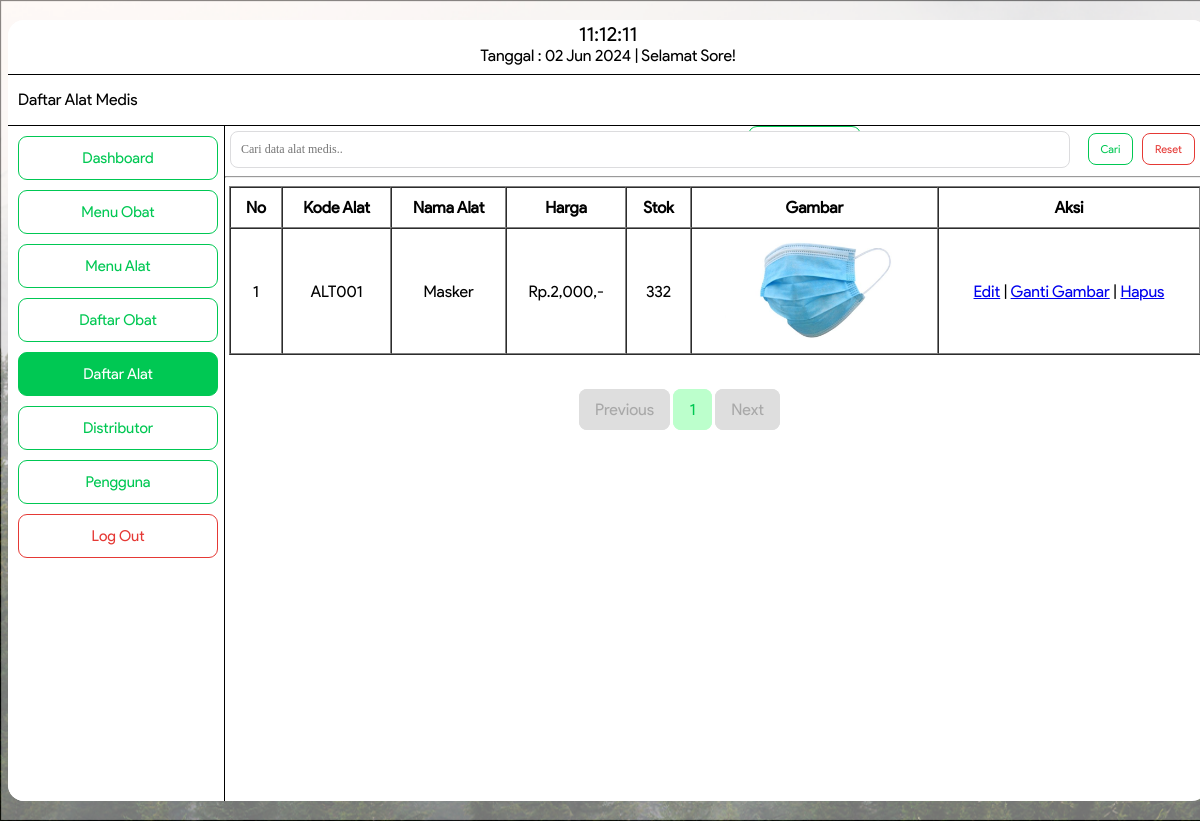
The app's page /daftaralatadmin.php (signed in) with its own data.
### tables this page shows
CREATE TABLE `tb_medis` (
  `id` int(200) NOT NULL,
  `kode_mds` varchar(200) NOT NULL,
  `nama_mds` varchar(200) NOT NULL,
  `stok` int(200) NOT NULL,
  `harga` int(200) NOT NULL,
  `file` varchar(200) NOT NULL
);

### daftaralatadmin.php (the view, shortened to what this page needs)
<!DOCTYPE html>
<html>
<head>
  <link rel="stylesheet" type="text/css" href="asset/daftaralatadmin.css">
</head>
<body style="background-image: url(BG.png);">
  <div class="bingkai">
    <div class="header">
      <label>
        <div id="clock" style="font-size: 20px"></div>
        <?php
          $tanggal= mktime(date("m"),date("d"),date("Y"));
          echo "Tanggal : ".date("d M Y", $tanggal)." ";
          $a = date ("H");
          if (($a>=6) && ($a<=11)){
          echo "| Selamat Pagi!";
          }
          else if(($a>11) && ($a<=15))
          {
          echo "| Selamat Siang!";}
          else if (($a>15) && ($a<=18)){
          echo "| Selamat Sore!";}
          else { echo "| Selamat Malam!";}
        ?>
      </label>
    </div>
    <div class="menu">
        <form method="post" action="alat/tambah.php">
          <label>Daftar Alat Medis</label>
          <button type="submit">Tambah Daftar Alat</button>
        </form>
    </div>
    <div class="badan">
      <div class="sidebar">
        <form method="" action="dashboardadmin.php">
          <button class="dashboard" type="submit">Dashboard</button>
        </form>
        <div class="dropdown">
            <button class="dropbtn">Menu Obat</button>
        </div>
        <div class="dropdown">
            <button class="dropbtn">Menu Alat</button>
        </div>
        <form class="daftarobat" method="" action="daftarobatadmin.php">
          <button type="submit">Daftar Obat</button>
        </form>
        <form class="daftaralatadmin" method="" action="daftaralatadmin.php">
          <button type="submit">Daftar Alat</button>
        </form>
        <form class="distributor" method="" action="distributoradmin.php">
          <button type="submit">Distributor</button>
        </form>
        <form class="pengguna" method="" action="daftarpenggunaadmin.php">
          <button type="submit">Pengguna</button>
        </form>
        <form class="logout" method="post" action="logout.php">
          <button onclick="return confirm('Anda Yakin Ingin Log Out?')" type="submit">Log Out</button>
        </form>
      </div>
      <form>
            <div class="search">
              <input type="text" id="KataKunci" name="KataKunci" placeholder="Cari data alat medis.." required="" value="<?php if (isset($_GET['KataKunci']))  echo $_GET['KataKunci']; ?>">
              <button class="cari" type="submit">Cari</button>
              <button class="resetbtn" onclick="location.href='daftaralatadmin.php'" type="button">Reset</button>
            </div>
          </form>
                 <hr>
      <div class="content">
        <table border="1" width="100%" align="center" cellspacing="0" cellpadding="10">
          <tr>
            <th>No</th>
            <th>Kode Alat</th>
            <th>Nama Alat</th>
            <th>Harga</th>
            <th>Stok</th>
            <th>Gambar</th>
            <th>Aksi</th>
          </tr>
             <?php
      include "koneksi.php";
      $page = (isset($_GET['page']))? (int) $_GET['page'] : 1;
      $kolomCari=(isset($_GET['Kolom']))? $_GET['Kolom'] : "";
      $kolomKataKunci=(isset($_GET['KataKunci']))? $_GET['KataKunci'] : "";
      $limit = 5;
      $limitStart = ($page - 1) * $limit;
      if($kolomCari=="" && $kolomKataKunci==""){
        $SqlQuery = mysqli_query($koneksi, "SELECT * FROM tb_medis LIMIT ".$limitStart.",".$limit);
      }else{
        $SqlQuery = mysqli_query($koneksi, "SELECT * FROM tb_medis WHERE nama_mds LIKE '%$kolomKataKunci%' LIMIT ".$limitStart.",".$limit);
      }
      $no = $limitStart + 1;
      while($row = mysqli_fetch_array($SqlQuery)){
      ?>
            <tr align="center">
              <td>
                <?php echo $no++?>
              </td>
                <td>
                    <?php echo $row['kode_mds'];?>
                </td>
                <td>
                    <?php echo $row['nama_mds'];?>
                </td>
                <td>
                   <?php echo "Rp." .number_format($row['harga']).",-";?>
                </td>
                <td>
                    <?php echo $row['stok'];?>
                </td>
                 <td><img src="alat/gambar/<?php echo $row['file'];?>" widht="100px" height="100px" ></td>
                <td>
                  <a href="alat/edit.php?id=<?php echo $row['id'];?>">Edit</a>
                  |
                  <a href="alat/editgmbr.php?id=<?php echo $row['id'];?>">Ganti Gambar</a>
                  |
                  <a onclick="return confirm('Anda yakin ingin menghapus?')" href="alat/hapus.php?id=<?php echo $row['id'];?>">Hapus</a>
                </td>
            </tr>
                <?php
                 }
                ?>
        </table>
        <div class="paging">
        <?php
          if($page == 1){
        ?>
          <a class="disabled" href="#">Previous</a>
        <?php
          }
        ?>
      <?php
        if($kolomCari=="" && $kolomKataKunci==""){
          $SqlQuery = mysqli_query($koneksi, "SELECT * FROM tb_medis");
        }else{
          $SqlQuery = mysqli_query($koneksi, "SELECT * FROM tb_medis WHERE nama_mds LIKE '%$kolomKataKunci%'");
        }
        $JumlahData = mysqli_num_rows($SqlQuery);
        $jumlahPage = ceil($JumlahData / $limit);
        $jumlahNumber = 1;
        $startNumber = ($page > $jumlahNumber)? $page - $jumlahNumber : 1;
        $endNumber = ($page < ($jumlahPage - $jumlahNumber))? $page + $jumlahNumber : $jumlahPage;
        for($i = $startNumber; $i <= $endNumber; $i++){
          if($kolomCari=="" && $kolomKataKunci==""){
      ?>
          <a class="number" href="daftaralatadmin.php?page=<?php echo $i; ?>"><?php echo $i; ?></a>
      <?php
        }else{
          ?>
          <a class="number" href="daftaralatadmin.php?Kolom=<?php echo $kolomCari;?>&KataKunci=<?php echo $kolomKataKunci;?>&page=<?php echo $i; ?>"><?php echo $i; ?></a>
          <?php
        }
      }
      ?>
      <?php
       if($page == $jumlahPage){
      ?>
        <a class="disabled" href="#">Next</a>
      <?php
      }
      ?>
  </div>
    </div>
              </div>
            </div>
</body>
</html>

### asset/daftaralatadmin.css (style rules this page uses)
div { font-family: ProductSans; }
body { background-image: url(BG.png); background-size: cover; font-family: ProductSans; }
button { font-family: ProductSans; }
.bingkai { background: white; width: 1200px; margin: 20px auto; border-radius: 16px; }
.bingkai .header { background: white; height: 50px; padding: 2px; border-radius: 16px 16px 0px 0px; border-bottom: solid 1px; text-align: center; }
.bingkai .header label { position: relative; text-align: center; }
.bingkai .menu { background: white; height:50px; border-bottom: solid 1px; }
.bingkai .menu button { background-color: white; color: #00C853; font-size: 11px; padding: 10px; margin-left: 740px; margin-top: 7px; border-radius: 9px; border: solid 1px #00C853; }
.bingkai .menu label { float: left; padding: 10px; margin-right: 225px; margin-top: 5px; }
.badan { height: 500px; }
.bingkai .badan .sidebar { background: #FFF; float: left; width: 18%; height: 675px; border-radius: 0px 0px 0px 16px; border-right: solid 1px; }
.bingkai .badan .sidebar button { background-color: white; color: #00C853; font-size: 15px; padding: 12px; width: 200px; margin-top: 10px; margin-left: 10px; cursor: pointer; border: solid 1px #00C853; border-radius: 9px; }
.dropbtn { background-color: #4CAF50; color: white; padding: 16px; font-size: 16px; border: none; cursor: pointer; }
.dropdown { position: relative; display: inline-block; }
.bingkai .badan .sidebar .daftaralatadmin button { background-color: #00C853; color: white; font-size: 15px; padding: 12px; width: 200px; margin-top: 10px; margin-left: 10px; cursor: pointer; border: solid 1px #00C853; border-radius: 9px; }
.bingkai .badan .sidebar .logout button { background-color: white; color: #E53935; font-size: 15px; padding: 12px; width: 200px; margin-top: 10px; margin-left: 10px; cursor: pointer; border: solid 1px #E53935; border-radius: 9px; }
.bingkai .badan .content { background: white; float: left; margin-left: 4px; height: auto; width: 81%; border-radius: 0px 0px 16px 0px; }
.bingkai .badan .content .paging { margin-left: 350px; margin-top: 30px; }
.bingkai .badan .content .paging .disabled { text-decoration: none; color: #A8A8A8; background-color: #DEDEDE; font-family: ProductSans; border: solid 1px #DEDEDE; line-height: 50px; padding: 10px 15px 10px 15px; border-radius: 8px; }
.bingkai .badan .content .paging .number { text-decoration: none; color: #00C853; background-color: #BCFFCC; font-family: ProductSans; border: solid 1px #BCFFCC; line-height: 50px; padding: 10px 15px 10px 15px; border-radius: 8px; }
.bingkai .badan .search input { border-radius: 8px; border: solid 1px #DCDCDE; padding: 10px; width: 818px; margin-top: 5px; margin-left: 5px; font-size: 12px; font-family: product sans; }
.bingkai .badan .search .cari { background-color: white; color: #00C853; border: solid 1px #00C853; border-radius: 8px; padding: 8px 12px 8px 12px; font-size: 11px; margin-left: 14px; margin-right: 5px; }
.bingkai .badan .search .resetbtn { background-color: white; color: #E53935; border: solid 1px #E53935; border-radius: 8px; padding: 8px 12px 8px 12px; font-size: 11px; }

### records on screen
tb_medis: kode_mds "ALT001", nama_mds "Masker", harga "2,000", stok "332", file (picture)
